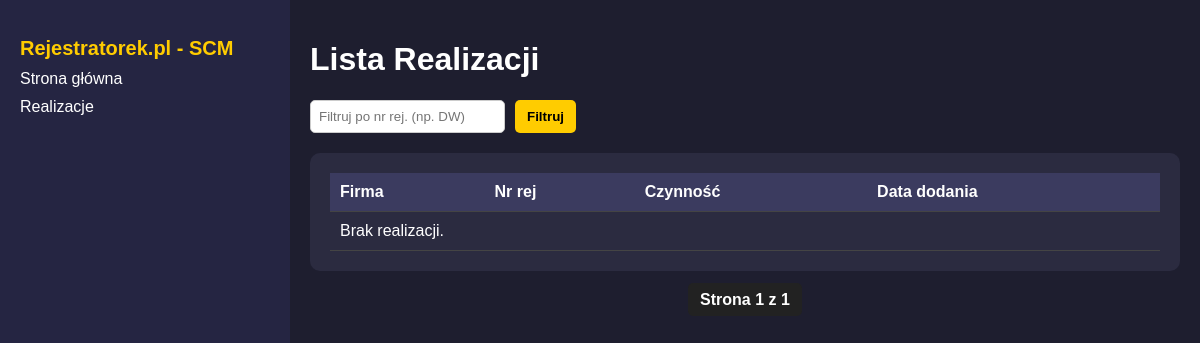
/realizacje/, run on an earlier commit of the app's database.
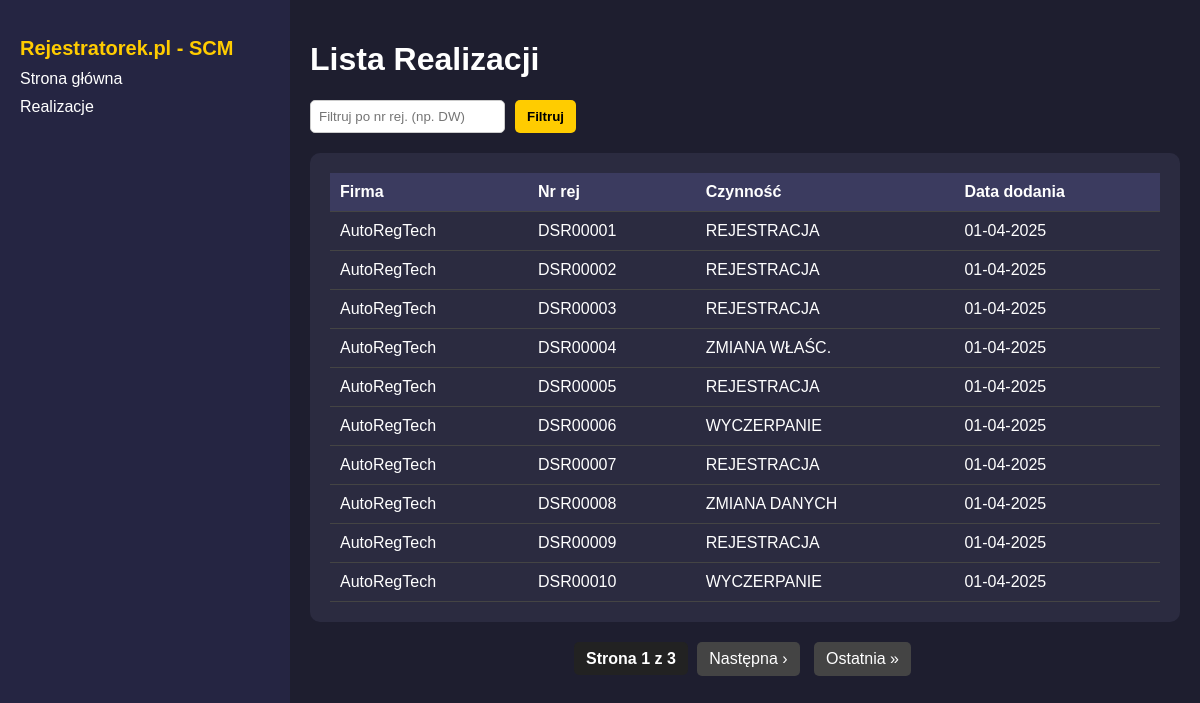
And on a later commit of the database.
### rej_app/models.py (models this page shows, shortened)
class Realizacja(models.Model):
    rejestrator = models.ForeignKey(Rejestrator, on_delete=models.CASCADE, null=True)
    numer_rejestracyjny = models.CharField(max_length=50)
    numer_umowy = models.CharField(max_length=50)
    rodzaj_sprawy = models.CharField(max_length=100)
    grupa_spraw = models.CharField(max_length=100)
    data_dodania = models.DateTimeField(auto_now_add=True)
    class Meta:
        unique_together = [
            ['numer_rejestracyjny', 'rejestrator', 'rodzaj_sprawy']
    ]

class Rejestrator(models.Model):
    numer_rejestracyjny = models.CharField(max_length=50)
    rejestrator = models.CharField(max_length=100)
    miasto = models.CharField(max_length=100)
    email = models.CharField(max_length=500)
    telefon = models.CharField(max_length=100)
    adres = models.CharField(max_length=300)
    def __str__(self):
        return self.rejestrator

### rej_app/views.py (the view)
# urls.py: path("realizacje/", realizacje_lista, name="realizacje_lista"),
def realizacje_lista(request):
    filter_value = request.GET.get("filter", "").upper()
    realizacje = Realizacja.objects.all().order_by("numer_rejestracyjny")
    if filter_value:
        realizacje = realizacje.filter(numer_rejestracyjny__startswith=filter_value)
    paginator = Paginator(realizacje, 10)
    page_number = request.GET.get("page")
    realizacje_page = paginator.get_page(page_number)
    return render(request, "realizacje.html", {"realizacje": realizacje_page, "filter_value": filter_value})

### rej_app/templates/realizacje.html (shortened to what this page needs)
{% load static %}
<!DOCTYPE html>
<html lang="pl">
<head>
    <link rel="stylesheet" href="{% static 'css/style.css' %}">
</head>
<body>
    <div class="container">
        <div class="sidebar">
            <h2>Rejestratorek.pl - SCM</h2>
            <a href="{% url 'sprawdz_formularz' %}">Strona główna</a>
            <a href="{% url 'realizacje_lista' %}" class="active">Realizacje</a>
        </div>
        <div class="content">
            <h1>Lista Realizacji</h1>
            <form method="get" class="filter-form">
                <input type="text" name="filter" placeholder="Filtruj po nr rej. (np. DW)" value="{{ request.GET.filter }}">
                <button type="submit">Filtruj</button>
            </form>
            <div class="table-container">
                <table>
                    <thead>
                        <tr>
                            <th>Firma</th>
                            <th>Nr rej</th>
                            <th>Czynność</th>
                            <th>Data dodania</th>
                        </tr>
                    </thead>
                    <tbody>
                        {% for r in realizacje %}
                        <tr>
                            <td>{{ r.rejestrator }}</td>
                            <td>{{ r.numer_rejestracyjny }}</td>
                            <td>{{ r.rodzaj_sprawy }}</td>
                            <td>{{ r.data_dodania|date:"d-m-Y" }}</td>
                        </tr>
                        {% empty %}
                        <tr><td colspan="4">Brak realizacji.</td></tr>
                        {% endfor %}
                    </tbody>
                </table>
            </div>
            <div class="pagination">
                <span>Strona {{ realizacje.number }} z {{ realizacje.paginator.num_pages }}</span>
                {% if realizacje.has_next %}
                    <a href="?page={{ realizacje.next_page_number }}{% if request.GET.filter %}&filter={{ request.GET.filter }}{% endif %}">Następna ›</a>
                    <a href="?page={{ realizacje.paginator.num_pages }}{% if request.GET.filter %}&filter={{ request.GET.filter }}{% endif %}">Ostatnia »</a>
                {% endif %}
            </div>
        </div>
    </div>
</body>
</html>

### rej_app/static/css/style.css (style rules this page uses)
body { background-color: #1e1e2f; color: #fff; font-family: Arial, sans-serif; margin: 0; padding: 0; }
.container { display: flex; height: 100vh; }
.sidebar { width: 250px; background-color: #252542; padding: 20px; }
.sidebar h2 { font-size: 20px; margin-bottom: 10px; color: #ffcc00; }
.sidebar a { color: #fff; text-decoration: none; display: block; margin: 10px 0; }
.content { flex-grow: 1; padding: 20px; }
.table-container { background-color: #2b2b40; padding: 20px; border-radius: 10px; }
table { width: 100%; border-collapse: collapse; }
th, td { padding: 10px; text-align: left; border-bottom: 1px solid #444; }
th { background-color: #3b3b5f; }
.filter-form { margin-bottom: 20px; display: flex; gap: 10px; }
.filter-form input { padding: 8px; border: 1px solid #ccc; border-radius: 5px; }
.filter-form button { padding: 8px 12px; background-color: #ffcc00; color: black; border: none; border-radius: 5px; font-weight: bold; cursor: pointer; }
.pagination { margin-top: 20px; text-align: center; }
.pagination a { display: inline-block; padding: 8px 12px; margin: 0 5px; text-decoration: none; background-color: #444; color: white; border-radius: 5px; }
.pagination span { font-weight: bold; padding: 8px 12px; background-color: #222; color: #fff; border-radius: 5px; }

What changed in the data, as far as the page shows it:
added Realizacja: rejestrator "AutoRegTech", numer_rejestracyjny "DSR00001", rodzaj_sprawy "REJESTRACJA", data_dodania "01-04-2025"
added Realizacja: rejestrator "AutoRegTech", numer_rejestracyjny "DSR00002", rodzaj_sprawy "REJESTRACJA", data_dodania "01-04-2025"
added Realizacja: rejestrator "AutoRegTech", numer_rejestracyjny "DSR00003", rodzaj_sprawy "REJESTRACJA", data_dodania "01-04-2025"
added Realizacja: rejestrator "AutoRegTech", numer_rejestracyjny "DSR00004", rodzaj_sprawy "ZMIANA WŁAŚC.", data_dodania "01-04-2025"
added Realizacja: rejestrator "AutoRegTech", numer_rejestracyjny "DSR00005", rodzaj_sprawy "REJESTRACJA", data_dodania "01-04-2025"
added Realizacja: rejestrator "AutoRegTech", numer_rejestracyjny "DSR00006", rodzaj_sprawy "WYCZERPANIE", data_dodania "01-04-2025"
added Realizacja: rejestrator "AutoRegTech", numer_rejestracyjny "DSR00007", rodzaj_sprawy "REJESTRACJA", data_dodania "01-04-2025"
added Realizacja: rejestrator "AutoRegTech", numer_rejestracyjny "DSR00008", rodzaj_sprawy "ZMIANA DANYCH", data_dodania "01-04-2025"
added Realizacja: rejestrator "AutoRegTech", numer_rejestracyjny "DSR00009", rodzaj_sprawy "REJESTRACJA", data_dodania "01-04-2025"
added Realizacja: rejestrator "AutoRegTech", numer_rejestracyjny "DSR00010", rodzaj_sprawy "WYCZERPANIE", data_dodania "01-04-2025"
Also different on the page:
{{ realizacje.paginator.num_pages }}: "1" → "3"
text no longer shown: "Brak realizacji."
text now shown: "Następna › Ostatnia »"
